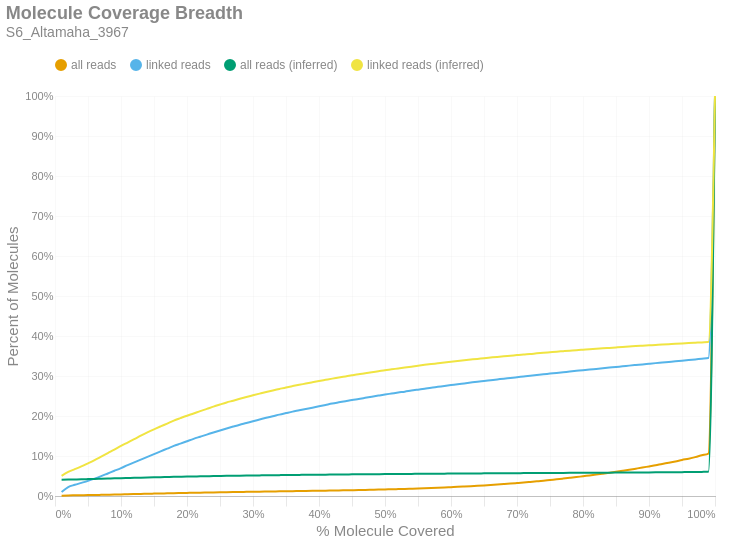

The notebook cell saved with this chart:
### Markdown cell above
### Molecule Read Coverage
This chart shows molecule coverage breadth as computed by the number of bases aligned to that molecule. In other words, "*how much of each unique long molecule is actually sequenced/aligned?*" Keep in mind there is a distinction between sequences and alignments, since some sequences belonging to a particular molecule may not align well and wouldn't appear in the alignment data. This chart also shows molecule coverage breadth as computed by the *inferred fragment* from which the aligned sequences originate. Unlike read coverage, this calculation takes into account the total insert size, including unsequenced gaps between the forward and reverse reads. Like the previous figures, these are cumulative percents.

### Code cell
if SKIPLR:
    print_html(f"Skipped")
else:
    binned_df = consolidated_hist(valids['coverage_bp'], mask, 0.01, True)
    binned_df_inf = consolidated_hist(valids['coverage_inserts'], mask, 0.01, True)
    binned_df = binned_df.with_columns(pl.lit(binned_df_inf['all reads (cumsum)']).alias('all reads (inferred)'))
    binned_df = binned_df.with_columns(pl.lit(binned_df_inf['linked reads (cumsum)']).alias('linked reads (inferred)'))
    binned_df = binned_df.with_columns(
        (pl.col('bin').cast(pl.Float64) + 0.01).alias('right_edge')
    )

    with SafeRender(binned_df):
        (
            density_plot(binned_df, 'Molecule Coverage Breadth', samplename, 'molcov', ['all reads (inferred)','linked reads (inferred)'])
            .encode(
                #x=alt.X('bin:Q', title="% Molecule Covered").axis(format = '%').scale(padding=0),
                x=alt.X('right_edge:Q', title="% Molecule Covered").axis(format='%').scale(padding=0),
                y=alt.Y('value:Q', title='Percent of Molecules')
                    .axis(format='%')
                    .stack(False)
                    .scale(domainMin=0, padding=0),
                color=alt.Color("key:N").scale(domain = ["all reads", "linked reads", "all reads (inferred)", "linked reads (inferred)"]),
                tooltip = [
                    alt.Tooltip("key:N", title = "Data Type"),
                    alt.Tooltip("range_label:N", title="% Molecule Covered"),
                    alt.Tooltip("value:Q", format = ".2%", title="% Molecules")
                ]
            )
        ).display()

### Figure 1 — Vega-Lite specification as saved in the notebook (floating-point values rounded to 4 significant figures)
{"width": "container", "height": 400, "config": {"title": {"anchor": "start", "dy": -15, "fontSize": 18, "color": "#888888", "subtitleColor": "#888888", "subtitleFontSize": 14}, "arc": {"fill": "#0072B2"}, "axis": {"domainColor": "#888888", "domainWidth": 0.5, "gridWidth": 0.2, "grid": false, "titleFontWeight": 400, "titleFontSize": 15, "labelFontSize": 11, "labelColor": "#888888", "tickColor": "#888888", "tickWidth": 0.2, "titleColor": "#888888"}, "axisBand": {"grid": false}, "axisX": {"grid": true, "tickSize": 10, "domainCap": "round"}, "axisY": {"domain": false, "grid": true, "tickSize": 0, "domainCap": "round"}, "background": "transparent", "header": {"labelFontSize": 15, "labelColor": "#888888", "titleFontSize": 15, "titleFontWeight": 600, "titleColor": "#888888"}, "legend": {"labelFont": "sans-serif", "labelFontSize": 12, "labelColor": "#888888", "symbolSize": 100, "symbolType": "circle", "titleFontSize": 12, "titlePadding": 10, "titleColor": "#888888", "title": null, "orient": "top"}, "range": {"category": ["#E69F00", "#56B4E9", "#009E73", "#F0E442", "#0072B2", "#D55E00", "#CC79A7", "#000000"], "diverging": ["#cfe8f3", "#a2d4ec", "#73bfe2", "#46abdb", "#1696d2", "#12719e"]}, "area": {"fill": "#0072B2", "fillOpacity": 0.7, "line": true, "strokeOpacity": 0.7}, "line": {"color": "#0072B2", "stroke": "#0072B2", "strokeWidth": 2}, "trail": {"color": "#0072B2", "stroke": "#0072B2", "strokeWidth": 0, "size": 1}, "point": {"filled": true, "fillOpacity": 1.0, "size": 95}, "text": {"color": "#888888", "fontSize": 11, "align": "right", "fontWeight": 400, "size": 11}, "bar": {"fill": "#0072B2", "stroke": null}, "view": {"stroke": null, "continuousWidth": 660, "continuousHeight": 400}}, "data": {"name": "data-333f52e1abc72b6e5b1254793dcca090"}, "mark": {"type": "line", "interpolate": "monotone", "point": {"opacity": 0, "size": 275}}, "encoding": {"color": {"field": "key", "scale": {"domain": ["all reads", "linked reads", "all reads (inferred)", "linked reads (inferred)"]}, "type": "nominal"}, "tooltip": [{"field": "key", "title": "Data Type", "type": "nominal"}, {"field": "range_label", "title": "% Molecule Covered", "type": "nominal"}, {"field": "value", "format": ".2%", "title": "% Molecules", "type": "quantitative"}], "x": {"axis": {"format": "%"}, "field": "right_edge", "scale": {"padding": 0}, "title": "% Molecule Covered", "type": "quantitative"}, "y": {"axis": {"format": "%"}, "field": "value", "scale": {"domainMin": 0, "padding": 0}, "stack": false, "title": "Percent of Molecules", "type": "quantitative"}}, "params": [{"name": "param_c36ac31b6afebe62", "select": {"type": "point", "fields": ["key"]}, "bind": "legend"}], "title": {"text": "Molecule Coverage Breadth", "subtitle": "S6_Altamaha_3967"}, "transform": [{"fold": ["all reads (cumsum)", "linked reads (cumsum)", "all reads (inferred)", "linked reads (inferred)"]}, {"calculate": "replace(datum.key, ' (cumsum)', '')", "as": "key"}, {"filter": {"param": "param_c36ac31b6afebe62"}}], "usermeta": {"embedOptions": {"downloadFileName": "S6_Altamaha_3967.molcov"}}, "$schema": "https://vega.github.io/schema/vega-lite/v6.1.0.json", "datasets": {"data-333f52e1abc72b6e5b1254793dcca090": [{"bin": "0.0", "interval": "0.0-0.01", "all reads": 0.0006133, "linked reads": 0.01007, "all reads (cumsum)": 0.0006133, "linked reads (cumsum)": 0.01007, "range_label": "0.0-0.01", "all reads (inferred)": 0.04051, "linked reads (inferred)": 0.05046, "right_edge": 0.01}, {"bin": "0.01", "interval": "0.01-0.02", "all reads": 0.0007045, "linked reads": 0.01237, "all reads (cumsum)": 0.001318, "linked reads (cumsum)": 0.02244, "range_label": "0.01-0.02", "all reads (inferred)": 0.04105, "linked reads (inferred)": 0.06042, "right_edge": 0.02}, {"bin": "0.02", "interval": "0.02-0.03", "all reads": 0.0003363, "linked reads": 0.005491, "all reads (cumsum)": 0.001654, "linked reads (cumsum)": 0.02793, "range_label": "0.02-0.03", "all reads (inferred)": 0.04141, "linked reads (inferred)": 0.06703, "right_edge": 0.03}, {"bin": "0.03", "interval": "0.03-0.04", "all reads": 0.0002923, "linked reads": 0.004854, "all reads (cumsum)": 0.001946, "linked reads (cumsum)": 0.03279, "range_label": "0.03-0.04", "all reads (inferred)": 0.04178, "linked reads (inferred)": 0.07389, "right_edge": 0.04}, {"bin": "0.04", "interval": "0.04-0.05", "all reads": 0.0002916, "linked reads": 0.004984, "all reads (cumsum)": 0.002238, "linked reads (cumsum)": 0.03777, "range_label": "0.04-0.05", "all reads (inferred)": 0.04221, "linked reads (inferred)": 0.08165, "right_edge": 0.05}, {"bin": "0.05", "interval": "0.05-0.06", "all reads": 0.0003168, "linked reads": 0.00559, "all reads (cumsum)": 0.002555, "linked reads (cumsum)": 0.04336, "range_label": "0.05-0.06", "all reads (inferred)": 0.04265, "linked reads (inferred)": 0.08969, "right_edge": 0.06}, {"bin": "0.06", "interval": "0.06-0.07", "all reads": 0.0003641, "linked reads": 0.006296, "all reads (cumsum)": 0.002919, "linked reads (cumsum)": 0.04966, "range_label": "0.06-0.07", "all reads (inferred)": 0.04313, "linked reads (inferred)": 0.09852, "right_edge": 0.07}, {"bin": "0.07", "interval": "0.07-0.08", "all reads": 0.0003743, "linked reads": 0.006717, "all reads (cumsum)": 0.003293, "linked reads (cumsum)": 0.05637, "range_label": "0.07-0.08", "all reads (inferred)": 0.0436, "linked reads (inferred)": 0.1073, "right_edge": 0.08}, {"bin": "0.08", "interval": "0.08-0.09", "all reads": 0.0003746, "linked reads": 0.006692, "all reads (cumsum)": 0.003668, "linked reads (cumsum)": 0.06307, "range_label": "0.08-0.09", "all reads (inferred)": 0.04407, "linked reads (inferred)": 0.116, "right_edge": 0.09}, {"bin": "0.09", "interval": "0.09-0.1", "all reads": 0.0003784, "linked reads": 0.006797, "all reads (cumsum)": 0.004046, "linked reads (cumsum)": 0.06986, "range_label": "0.09-0.1", "all reads (inferred)": 0.04456, "linked reads (inferred)": 0.1252, "right_edge": 0.1}, {"bin": "0.1", "interval": "0.1-0.11", "all reads": 0.0004059, "linked reads": 0.007249, "all reads (cumsum)": 0.004452, "linked reads (cumsum)": 0.07711, "range_label": "0.1-0.11", "all reads (inferred)": 0.04501, "linked reads (inferred)": 0.1336, "right_edge": 0.11}, {"bin": "0.11", "interval": "0.11-0.12", "all reads": 0.000388, "linked reads": 0.006934, "all reads (cumsum)": 0.00484, "linked reads (cumsum)": 0.08405, "range_label": "0.11-0.12", "all reads (inferred)": 0.04546, "linked reads (inferred)": 0.142, "right_edge": 0.12}, {"bin": "0.12", "interval": "0.12-0.13", "all reads": 0.0003816, "linked reads": 0.006958, "all reads (cumsum)": 0.005222, "linked reads (cumsum)": 0.091, "range_label": "0.12-0.13", "all reads (inferred)": 0.04593, "linked reads (inferred)": 0.1508, "right_edge": 0.13}, {"bin": "0.13", "interval": "0.13-0.14", "all reads": 0.0003845, "linked reads": 0.006989, "all reads (cumsum)": 0.005606, "linked reads (cumsum)": 0.09799, "range_label": "0.13-0.14", "all reads (inferred)": 0.04636, "linked reads (inferred)": 0.159, "right_edge": 0.14}, {"bin": "0.14", "interval": "0.14-0.15", "all reads": 0.0003771, "linked reads": 0.006748, "all reads (cumsum)": 0.005983, "linked reads (cumsum)": 0.1047, "range_label": "0.14-0.15", "all reads (inferred)": 0.04677, "linked reads (inferred)": 0.1667, "right_edge": 0.15}, {"bin": "0.15", "interval": "0.15-0.16", "all reads": 0.0003781, "linked reads": 0.006878, "all reads (cumsum)": 0.006361, "linked reads (cumsum)": 0.1116, "range_label": "0.15-0.16", "all reads (inferred)": 0.04716, "linked reads (inferred)": 0.174, "right_edge": 0.16}, {"bin": "0.16", "interval": "0.16-0.17", "all reads": 0.0003708, "linked reads": 0.006686, "all reads (cumsum)": 0.006732, "linked reads (cumsum)": 0.1183, "range_label": "0.16-0.17", "all reads (inferred)": 0.04754, "linked reads (inferred)": 0.1811, "right_edge": 0.17}, {"bin": "0.17", "interval": "0.17-0.18", "all reads": 0.0003807, "linked reads": 0.006909, "all reads (cumsum)": 0.007113, "linked reads (cumsum)": 0.1252, "range_label": "0.17-0.18", "all reads (inferred)": 0.04793, "linked reads (inferred)": 0.1884, "right_edge": 0.18}, {"bin": "0.18", "interval": "0.18-0.19", "all reads": 0.0003255, "linked reads": 0.005826, "all reads (cumsum)": 0.007438, "linked reads (cumsum)": 0.131, "range_label": "0.18-0.19", "all reads (inferred)": 0.04826, "linked reads (inferred)": 0.1947, "right_edge": 0.19}, {"bin": "0.19", "interval": "0.19-0.2", "all reads": 0.0003309, "linked reads": 0.005974, "all reads (cumsum)": 0.007769, "linked reads (cumsum)": 0.137, "range_label": "0.19-0.2", "all reads (inferred)": 0.04858, "linked reads (inferred)": 0.2007, "right_edge": 0.2}, {"bin": "0.2", "interval": "0.2-0.21", "all reads": 0.0003277, "linked reads": 0.005912, "all reads (cumsum)": 0.008097, "linked reads (cumsum)": 0.1429, "range_label": "0.2-0.21", "all reads (inferred)": 0.04888, "linked reads (inferred)": 0.2062, "right_edge": 0.21}, {"bin": "0.21", "interval": "0.21-0.22", "all reads": 0.0002945, "linked reads": 0.005306, "all reads (cumsum)": 0.008391, "linked reads (cumsum)": 0.1482, "range_label": "0.21-0.22", "all reads (inferred)": 0.04919, "linked reads (inferred)": 0.2121, "right_edge": 0.22}, {"bin": "0.22", "interval": "0.22-0.23", "all reads": 0.0003006, "linked reads": 0.005312, "all reads (cumsum)": 0.008692, "linked reads (cumsum)": 0.1535, "range_label": "0.22-0.23", "all reads (inferred)": 0.04949, "linked reads (inferred)": 0.2177, "right_edge": 0.23}, {"bin": "0.23", "interval": "0.23-0.24", "all reads": 0.0003054, "linked reads": 0.00533, "all reads (cumsum)": 0.008997, "linked reads (cumsum)": 0.1589, "range_label": "0.23-0.24", "all reads (inferred)": 0.0498, "linked reads (inferred)": 0.2234, "right_edge": 0.24}, {"bin": "0.24", "interval": "0.24-0.25", "all reads": 0.0002868, "linked reads": 0.00507, "all reads (cumsum)": 0.009284, "linked reads (cumsum)": 0.1639, "range_label": "0.24-0.25", "all reads (inferred)": 0.05008, "linked reads (inferred)": 0.2287, "right_edge": 0.25}, {"bin": "0.25", "interval": "0.25-0.26", "all reads": 0.0002744, "linked reads": 0.004922, "all reads (cumsum)": 0.009558, "linked reads (cumsum)": 0.1689, "range_label": "0.25-0.26", "all reads (inferred)": 0.05036, "linked reads (inferred)": 0.2338, "right_edge": 0.26}, {"bin": "0.26", "interval": "0.26-0.27", "all reads": 0.0002712, "linked reads": 0.004755, "all reads (cumsum)": 0.00983, "linked reads (cumsum)": 0.1736, "range_label": "0.26-0.27", "all reads (inferred)": 0.0506, "linked reads (inferred)": 0.2383, "right_edge": 0.27}, {"bin": "0.27", "interval": "0.27-0.28", "all reads": 0.000268, "linked reads": 0.004643, "all reads (cumsum)": 0.0101, "linked reads (cumsum)": 0.1783, "range_label": "0.27-0.28", "all reads (inferred)": 0.05085, "linked reads (inferred)": 0.243, "right_edge": 0.28}, {"bin": "0.28", "interval": "0.28-0.29", "all reads": 0.0002556, "linked reads": 0.004309, "all reads (cumsum)": 0.01035, "linked reads (cumsum)": 0.1826, "range_label": "0.28-0.29", "all reads (inferred)": 0.05109, "linked reads (inferred)": 0.2475, "right_edge": 0.29}, {"bin": "0.29", "interval": "0.29-0.3", "all reads": 0.00026, "linked reads": 0.004476, "all reads (cumsum)": 0.01061, "linked reads (cumsum)": 0.187, "range_label": "0.29-0.3", "all reads (inferred)": 0.05132, "linked reads (inferred)": 0.2517, "right_edge": 0.3}, {"bin": "0.3", "interval": "0.3-0.31", "all reads": 0.0002543, "linked reads": 0.00416, "all reads (cumsum)": 0.01087, "linked reads (cumsum)": 0.1912, "range_label": "0.3-0.31", "all reads (inferred)": 0.05155, "linked reads (inferred)": 0.256, "right_edge": 0.31}, {"bin": "0.31", "interval": "0.31-0.32", "all reads": 0.0002508, "linked reads": 0.004235, "all reads (cumsum)": 0.01112, "linked reads (cumsum)": 0.1954, "range_label": "0.31-0.32", "all reads (inferred)": 0.05178, "linked reads (inferred)": 0.2601, "right_edge": 0.32}, {"bin": "0.32", "interval": "0.32-0.33", "all reads": 0.0002502, "linked reads": 0.003919, "all reads (cumsum)": 0.01137, "linked reads (cumsum)": 0.1994, "range_label": "0.32-0.33", "all reads (inferred)": 0.05198, "linked reads (inferred)": 0.2639, "right_edge": 0.33}, {"bin": "0.33", "interval": "0.33-0.34", "all reads": 0.0002575, "linked reads": 0.004111, "all reads (cumsum)": 0.01163, "linked reads (cumsum)": 0.2035, "range_label": "0.33-0.34", "all reads (inferred)": 0.05218, "linked reads (inferred)": 0.2676, "right_edge": 0.34}, {"bin": "0.34", "interval": "0.34-0.35", "all reads": 0.0002399, "linked reads": 0.003783, "all reads (cumsum)": 0.01187, "linked reads (cumsum)": 0.2073, "range_label": "0.34-0.35", "all reads (inferred)": 0.05239, "linked reads (inferred)": 0.2713, "right_edge": 0.35}, {"bin": "0.35", "interval": "0.35-0.36", "all reads": 0.000247, "linked reads": 0.003721, "all reads (cumsum)": 0.01211, "linked reads (cumsum)": 0.211, "range_label": "0.35-0.36", "all reads (inferred)": 0.05257, "linked reads (inferred)": 0.2747, "right_edge": 0.36}, {"bin": "0.36", "interval": "0.36-0.37", "all reads": 0.0002281, "linked reads": 0.003182, "all reads (cumsum)": 0.01234, "linked reads (cumsum)": 0.2142, "range_label": "0.36-0.37", "all reads (inferred)": 0.05275, "linked reads (inferred)": 0.278, "right_edge": 0.37}, {"bin": "0.37", "interval": "0.37-0.38", "all reads": 0.0002435, "linked reads": 0.003324, "all reads (cumsum)": 0.01258, "linked reads (cumsum)": 0.2175, "range_label": "0.37-0.38", "all reads (inferred)": 0.05292, "linked reads (inferred)": 0.2811, "right_edge": 0.38}, {"bin": "0.38", "interval": "0.38-0.39", "all reads": 0.0002572, "linked reads": 0.003399, "all reads (cumsum)": 0.01284, "linked reads (cumsum)": 0.2209, "range_label": "0.38-0.39", "all reads (inferred)": 0.05309, "linked reads (inferred)": 0.2843, "right_edge": 0.39}, {"bin": "0.39", "interval": "0.39-0.4", "all reads": 0.0002683, "linked reads": 0.003442, "all reads (cumsum)": 0.01311, "linked reads (cumsum)": 0.2243, "range_label": "0.39-0.4", "all reads (inferred)": 0.05327, "linked reads (inferred)": 0.2875, "right_edge": 0.4}, {"bin": "0.4", "interval": "0.4-0.41", "all reads": 0.0002728, "linked reads": 0.003393, "all reads (cumsum)": 0.01338, "linked reads (cumsum)": 0.2277, "range_label": "0.4-0.41", "all reads (inferred)": 0.05343, "linked reads (inferred)": 0.2905, "right_edge": 0.41}, {"bin": "0.41", "interval": "0.41-0.42", "all reads": 0.0002971, "linked reads": 0.003405, "all reads (cumsum)": 0.01368, "linked reads (cumsum)": 0.2311, "range_label": "0.41-0.42", "all reads (inferred)": 0.05359, "linked reads (inferred)": 0.2934, "right_edge": 0.42}, {"bin": "0.42", "interval": "0.42-0.43", "all reads": 0.0002833, "linked reads": 0.003003, "all reads (cumsum)": 0.01396, "linked reads (cumsum)": 0.2341, "range_label": "0.42-0.43", "all reads (inferred)": 0.05374, "linked reads (inferred)": 0.2961, "right_edge": 0.43}, {"bin": "0.43", "interval": "0.43-0.44", "all reads": 0.0002961, "linked reads": 0.002947, "all reads (cumsum)": 0.01426, "linked reads (cumsum)": 0.2371, "range_label": "0.43-0.44", "all reads (inferred)": 0.0539, "linked reads (inferred)": 0.2989, "right_edge": 0.44}, {"bin": "0.44", "interval": "0.44-0.45", "all reads": 0.0003127, "linked reads": 0.003033, "all reads (cumsum)": 0.01457, "linked reads (cumsum)": 0.2401, "range_label": "0.44-0.45", "all reads (inferred)": 0.05406, "linked reads (inferred)": 0.3018, "right_edge": 0.45}, {"bin": "0.45", "interval": "0.45-0.46", "all reads": 0.0003226, "linked reads": 0.002532, "all reads (cumsum)": 0.01489, "linked reads (cumsum)": 0.2426, "range_label": "0.45-0.46", "all reads (inferred)": 0.05422, "linked reads (inferred)": 0.3045, "right_edge": 0.46}, {"bin": "0.46", "interval": "0.46-0.47", "all reads": 0.0003337, "linked reads": 0.002786, "all reads (cumsum)": 0.01523, "linked reads (cumsum)": 0.2454, "range_label": "0.46-0.47", "all reads (inferred)": 0.05435, "linked reads (inferred)": 0.3069, "right_edge": 0.47}, {"bin": "0.47", "interval": "0.47-0.48", "all reads": 0.0003657, "linked reads": 0.002817, "all reads (cumsum)": 0.01559, "linked reads (cumsum)": 0.2482, "range_label": "0.47-0.48", "all reads (inferred)": 0.0545, "linked reads (inferred)": 0.3096, "right_edge": 0.48}, {"bin": "0.48", "interval": "0.48-0.49", "all reads": 0.000374, "linked reads": 0.00278, "all reads (cumsum)": 0.01597, "linked reads (cumsum)": 0.251, "range_label": "0.48-0.49", "all reads (inferred)": 0.05463, "linked reads (inferred)": 0.312, "right_edge": 0.49}, {"bin": "0.49", "interval": "0.49-0.5", "all reads": 0.0004327, "linked reads": 0.002705, "all reads (cumsum)": 0.0164, "linked reads (cumsum)": 0.2537, "range_label": "0.49-0.5", "all reads (inferred)": 0.05478, "linked reads (inferred)": 0.3145, "right_edge": 0.5}, {"bin": "0.5", "interval": "0.5-0.51", "all reads": 0.0003752, "linked reads": 0.002476, "all reads (cumsum)": 0.01678, "linked reads (cumsum)": 0.2562, "range_label": "0.5-0.51", "all reads (inferred)": 0.0549, "linked reads (inferred)": 0.3166, "right_edge": 0.51}, {"bin": "0.51", "interval": "0.51-0.52", "all reads": 0.0004537, "linked reads": 0.002501, "all reads (cumsum)": 0.01723, "linked reads (cumsum)": 0.2587, "range_label": "0.51-0.52", "all reads (inferred)": 0.05503, "linked reads (inferred)": 0.3189, "right_edge": 0.52}, {"bin": "0.52", "interval": "0.52-0.53", "all reads": 0.0004505, "linked reads": 0.002204, "all reads (cumsum)": 0.01768, "linked reads (cumsum)": 0.2609, "range_label": "0.52-0.53", "all reads (inferred)": 0.05516, "linked reads (inferred)": 0.321, "right_edge": 0.53}, {"bin": "0.53", "interval": "0.53-0.54", "all reads": 0.0005338, "linked reads": 0.002625, "all reads (cumsum)": 0.01821, "linked reads (cumsum)": 0.2635, "range_label": "0.53-0.54", "all reads (inferred)": 0.0553, "linked reads (inferred)": 0.3233, "right_edge": 0.54}, {"bin": "0.54", "interval": "0.54-0.55", "all reads": 0.0005501, "linked reads": 0.002365, "all reads (cumsum)": 0.01876, "linked reads (cumsum)": 0.2659, "range_label": "0.54-0.55", "all reads (inferred)": 0.05543, "linked reads (inferred)": 0.3256, "right_edge": 0.55}, {"bin": "0.55", "interval": "0.55-0.56", "all reads": 0.0005842, "linked reads": 0.002297, "all reads (cumsum)": 0.01935, "linked reads (cumsum)": 0.2682, "range_label": "0.55-0.56", "all reads (inferred)": 0.05557, "linked reads (inferred)": 0.3279, "right_edge": 0.56}, {"bin": "0.56", "interval": "0.56-0.57", "all reads": 0.0006241, "linked reads": 0.002563, "all reads (cumsum)": 0.01997, "linked reads (cumsum)": 0.2708, "range_label": "0.56-0.57", "all reads (inferred)": 0.05568, "linked reads (inferred)": 0.3298, "right_edge": 0.57}, {"bin": "0.57", "interval": "0.57-0.58", "all reads": 0.0006499, "linked reads": 0.002154, "all reads (cumsum)": 0.02062, "linked reads (cumsum)": 0.2729, "range_label": "0.57-0.58", "all reads (inferred)": 0.05579, "linked reads (inferred)": 0.3317, "right_edge": 0.58}, {"bin": "0.58", "interval": "0.58-0.59", "all reads": 0.0006892, "linked reads": 0.002284, "all reads (cumsum)": 0.02131, "linked reads (cumsum)": 0.2752, "range_label": "0.58-0.59", "all reads (inferred)": 0.05591, "linked reads (inferred)": 0.3336, "right_edge": 0.59}, {"bin": "0.59", "interval": "0.59-0.6", "all reads": 0.0007677, "linked reads": 0.002105, "all reads (cumsum)": 0.02208, "linked reads (cumsum)": 0.2773, "range_label": "0.59-0.6", "all reads (inferred)": 0.05603, "linked reads (inferred)": 0.3356, "right_edge": 0.6}, {"bin": "0.6", "interval": "0.6-0.61", "all reads": 0.0007562, "linked reads": 0.001962, "all reads (cumsum)": 0.02284, "linked reads (cumsum)": 0.2793, "range_label": "0.6-0.61", "all reads (inferred)": 0.05616, "linked reads (inferred)": 0.3377, "right_edge": 0.61}, {"bin": "0.61", "interval": "0.61-0.62", "all reads": 0.0008554, "linked reads": 0.002241, "all reads (cumsum)": 0.02369, "linked reads (cumsum)": 0.2815, "range_label": "0.61-0.62", "all reads (inferred)": 0.05627, "linked reads (inferred)": 0.3395, "right_edge": 0.62}, {"bin": "0.62", "interval": "0.62-0.63", "all reads": 0.0008953, "linked reads": 0.002179, "all reads (cumsum)": 0.02459, "linked reads (cumsum)": 0.2837, "range_label": "0.62-0.63", "all reads (inferred)": 0.05637, "linked reads (inferred)": 0.3411, "right_edge": 0.63}, {"bin": "0.63", "interval": "0.63-0.64", "all reads": 0.0009444, "linked reads": 0.002117, "all reads (cumsum)": 0.02553, "linked reads (cumsum)": 0.2858, "range_label": "0.63-0.64", "all reads (inferred)": 0.05647, "linked reads (inferred)": 0.3428, "right_edge": 0.64}, {"bin": "0.64", "interval": "0.64-0.65", "all reads": 0.000992, "linked reads": 0.001832, "all reads (cumsum)": 0.02652, "linked reads (cumsum)": 0.2876, "range_label": "0.64-0.65", "all reads (inferred)": 0.05659, "linked reads (inferred)": 0.3446, "right_edge": 0.65}, {"bin": "0.65", "interval": "0.65-0.66", "all reads": 0.001066, "linked reads": 0.001888, "all reads (cumsum)": 0.02759, "linked reads (cumsum)": 0.2895, "range_label": "0.65-0.66", "all reads (inferred)": 0.05669, "linked reads (inferred)": 0.3462, "right_edge": 0.66}, {"bin": "0.66", "interval": "0.66-0.67", "all reads": 0.001107, "linked reads": 0.001876, "all reads (cumsum)": 0.0287, "linked reads (cumsum)": 0.2914, "range_label": "0.66-0.67", "all reads (inferred)": 0.05679, "linked reads (inferred)": 0.3477, "right_edge": 0.67}, {"bin": "0.67", "interval": "0.67-0.68", "all reads": 0.001171, "linked reads": 0.001944, "all reads (cumsum)": 0.02987, "linked reads (cumsum)": 0.2933, "range_label": "0.67-0.68", "all reads (inferred)": 0.0569, "linked reads (inferred)": 0.3493, "right_edge": 0.68}, {"bin": "0.68", "interval": "0.68-0.69", "all reads": 0.001216, "linked reads": 0.001733, "all reads (cumsum)": 0.03108, "linked reads (cumsum)": 0.2951, "range_label": "0.68-0.69", "all reads (inferred)": 0.057, "linked reads (inferred)": 0.3508, "right_edge": 0.69}, {"bin": "0.69", "interval": "0.69-0.7", "all reads": 0.001321, "linked reads": 0.001857, "all reads (cumsum)": 0.0324, "linked reads (cumsum)": 0.2969, "range_label": "0.69-0.7", "all reads (inferred)": 0.0571, "linked reads (inferred)": 0.3523, "right_edge": 0.7}, {"bin": "0.7", "interval": "0.7-0.71", "all reads": 0.001353, "linked reads": 0.001876, "all reads (cumsum)": 0.03376, "linked reads (cumsum)": 0.2988, "range_label": "0.7-0.71", "all reads (inferred)": 0.05719, "linked reads (inferred)": 0.3538, "right_edge": 0.71}, {"bin": "0.71", "interval": "0.71-0.72", "all reads": 0.001468, "linked reads": 0.001863, "all reads (cumsum)": 0.03522, "linked reads (cumsum)": 0.3007, "range_label": "0.71-0.72", "all reads (inferred)": 0.05728, "linked reads (inferred)": 0.355, "right_edge": 0.72}, {"bin": "0.72", "interval": "0.72-0.73", "all reads": 0.001498, "linked reads": 0.001795, "all reads (cumsum)": 0.03672, "linked reads (cumsum)": 0.3025, "range_label": "0.72-0.73", "all reads (inferred)": 0.05739, "linked reads (inferred)": 0.3567, "right_edge": 0.73}, {"bin": "0.73", "interval": "0.73-0.74", "all reads": 0.001546, "linked reads": 0.001802, "all reads (cumsum)": 0.03827, "linked reads (cumsum)": 0.3043, "range_label": "0.73-0.74", "all reads (inferred)": 0.05749, "linked reads (inferred)": 0.3581, "right_edge": 0.74}, {"bin": "0.74", "interval": "0.74-0.75", "all reads": 0.00176, "linked reads": 0.001727, "all reads (cumsum)": 0.04003, "linked reads (cumsum)": 0.306, "range_label": "0.74-0.75", "all reads (inferred)": 0.05758, "linked reads (inferred)": 0.3594, "right_edge": 0.75}, {"bin": "0.75", "interval": "0.75-0.76", "all reads": 0.001682, "linked reads": 0.001764, "all reads (cumsum)": 0.04171, "linked reads (cumsum)": 0.3078, "range_label": "0.75-0.76", "all reads (inferred)": 0.05768, "linked reads (inferred)": 0.3608, "right_edge": 0.76}, {"bin": "0.76", "interval": "0.76-0.77", "all reads": 0.001795, "linked reads": 0.001715, "all reads (cumsum)": 0.0435, "linked reads (cumsum)": 0.3095, "range_label": "0.76-0.77", "all reads (inferred)": 0.05777, "linked reads (inferred)": 0.362, "right_edge": 0.77}, {"bin": "0.77", "interval": "0.77-0.78", "all reads": 0.001842, "linked reads": 0.001665, "all reads (cumsum)": 0.04535, "linked reads (cumsum)": 0.3111, "range_label": "0.77-0.78", "all reads (inferred)": 0.05787, "linked reads (inferred)": 0.3633, "right_edge": 0.78}, {"bin": "0.78", "interval": "0.78-0.79", "all reads": 0.001919, "linked reads": 0.00174, "all reads (cumsum)": 0.04727, "linked reads (cumsum)": 0.3129, "range_label": "0.78-0.79", "all reads (inferred)": 0.05797, "linked reads (inferred)": 0.3646, "right_edge": 0.79}, {"bin": "0.79", "interval": "0.79-0.8", "all reads": 0.002116, "linked reads": 0.001783, "all reads (cumsum)": 0.04938, "linked reads (cumsum)": 0.3147, "range_label": "0.79-0.8", "all reads (inferred)": 0.05806, "linked reads (inferred)": 0.3657, "right_edge": 0.8}, {"bin": "0.8", "interval": "0.8-0.81", "all reads": 0.002008, "linked reads": 0.001641, "all reads (cumsum)": 0.05139, "linked reads (cumsum)": 0.3163, "range_label": "0.8-0.81", "all reads (inferred)": 0.05815, "linked reads (inferred)": 0.3668, "right_edge": 0.81}, {"bin": "0.81", "interval": "0.81-0.82", "all reads": 0.002112, "linked reads": 0.00148, "all reads (cumsum)": 0.0535, "linked reads (cumsum)": 0.3178, "range_label": "0.81-0.82", "all reads (inferred)": 0.05825, "linked reads (inferred)": 0.368, "right_edge": 0.82}, {"bin": "0.82", "interval": "0.82-0.83", "all reads": 0.002288, "linked reads": 0.001554, "all reads (cumsum)": 0.05579, "linked reads (cumsum)": 0.3193, "range_label": "0.82-0.83", "all reads (inferred)": 0.05834, "linked reads (inferred)": 0.3691, "right_edge": 0.83}, {"bin": "0.83", "interval": "0.83-0.84", "all reads": 0.002358, "linked reads": 0.001622, "all reads (cumsum)": 0.05815, "linked reads (cumsum)": 0.321, "range_label": "0.83-0.84", "all reads (inferred)": 0.05844, "linked reads (inferred)": 0.3703, "right_edge": 0.84}, {"bin": "0.84", "interval": "0.84-0.85", "all reads": 0.002426, "linked reads": 0.001684, "all reads (cumsum)": 0.06057, "linked reads (cumsum)": 0.3226, "range_label": "0.84-0.85", "all reads (inferred)": 0.05854, "linked reads (inferred)": 0.3714, "right_edge": 0.85}, {"bin": "0.85", "interval": "0.85-0.86", "all reads": 0.002515, "linked reads": 0.001548, "all reads (cumsum)": 0.06309, "linked reads (cumsum)": 0.3242, "range_label": "0.85-0.86", "all reads (inferred)": 0.05863, "linked reads (inferred)": 0.3726, "right_edge": 0.86}, {"bin": "0.86", "interval": "0.86-0.87", "all reads": 0.002573, "linked reads": 0.00174, "all reads (cumsum)": 0.06566, "linked reads (cumsum)": 0.3259, "range_label": "0.86-0.87", "all reads (inferred)": 0.05873, "linked reads (inferred)": 0.3736, "right_edge": 0.87}, {"bin": "0.87", "interval": "0.87-0.88", "all reads": 0.002703, "linked reads": 0.001566, "all reads (cumsum)": 0.06836, "linked reads (cumsum)": 0.3275, "range_label": "0.87-0.88", "all reads (inferred)": 0.05883, "linked reads (inferred)": 0.3748, "right_edge": 0.88}, {"bin": "0.88", "interval": "0.88-0.89", "all reads": 0.002734, "linked reads": 0.001504, "all reads (cumsum)": 0.0711, "linked reads (cumsum)": 0.329, "range_label": "0.88-0.89", "all reads (inferred)": 0.05892, "linked reads (inferred)": 0.3758, "right_edge": 0.89}, {"bin": "0.89", "interval": "0.89-0.9", "all reads": 0.002898, "linked reads": 0.001603, "all reads (cumsum)": 0.074, "linked reads (cumsum)": 0.3306, "range_label": "0.89-0.9", "all reads (inferred)": 0.05902, "linked reads (inferred)": 0.3767, "right_edge": 0.9}, {"bin": "0.9", "interval": "0.9-0.91", "all reads": 0.002843, "linked reads": 0.001579, "all reads (cumsum)": 0.07684, "linked reads (cumsum)": 0.3322, "range_label": "0.9-0.91", "all reads (inferred)": 0.05913, "linked reads (inferred)": 0.3776, "right_edge": 0.91}, {"bin": "0.91", "interval": "0.91-0.92", "all reads": 0.003263, "linked reads": 0.001511, "all reads (cumsum)": 0.0801, "linked reads (cumsum)": 0.3337, "range_label": "0.91-0.92", "all reads (inferred)": 0.05925, "linked reads (inferred)": 0.3786, "right_edge": 0.92}, {"bin": "0.92", "interval": "0.92-0.93", "all reads": 0.002986, "linked reads": 0.001529, "all reads (cumsum)": 0.08309, "linked reads (cumsum)": 0.3352, "range_label": "0.92-0.93", "all reads (inferred)": 0.05937, "linked reads (inferred)": 0.3795, "right_edge": 0.93}, {"bin": "0.93", "interval": "0.93-0.94", "all reads": 0.003233, "linked reads": 0.001554, "all reads (cumsum)": 0.08632, "linked reads (cumsum)": 0.3368, "range_label": "0.93-0.94", "all reads (inferred)": 0.05951, "linked reads (inferred)": 0.3806, "right_edge": 0.94}, {"bin": "0.94", "interval": "0.94-0.95", "all reads": 0.003733, "linked reads": 0.001393, "all reads (cumsum)": 0.09005, "linked reads (cumsum)": 0.3382, "range_label": "0.94-0.95", "all reads (inferred)": 0.05964, "linked reads (inferred)": 0.3814, "right_edge": 0.95}, {"bin": "0.95", "interval": "0.95-0.96", "all reads": 0.003254, "linked reads": 0.001579, "all reads (cumsum)": 0.09331, "linked reads (cumsum)": 0.3397, "range_label": "0.95-0.96", "all reads (inferred)": 0.05981, "linked reads (inferred)": 0.3823, "right_edge": 0.96}, {"bin": "0.96", "interval": "0.96-0.97", "all reads": 0.003828, "linked reads": 0.001777, "all reads (cumsum)": 0.09714, "linked reads (cumsum)": 0.3415, "range_label": "0.96-0.97", "all reads (inferred)": 0.05997, "linked reads (inferred)": 0.3831, "right_edge": 0.97}, {"bin": "0.97", "interval": "0.97-0.98", "all reads": 0.004594, "linked reads": 0.001628, "all reads (cumsum)": 0.1017, "linked reads (cumsum)": 0.3431, "range_label": "0.97-0.98", "all reads (inferred)": 0.06028, "linked reads (inferred)": 0.3841, "right_edge": 0.98}, {"bin": "0.98", "interval": "0.98-0.99", "all reads": 0.004334, "linked reads": 0.001777, "all reads (cumsum)": 0.1061, "linked reads (cumsum)": 0.3449, "range_label": "0.98-0.99", "all reads (inferred)": 0.06075, "linked reads (inferred)": 0.3848, "right_edge": 0.99}, {"bin": "0.99", "interval": "0.99-1.0", "all reads": 0.8939, "linked reads": 0.6551, "all reads (cumsum)": 1.0, "linked reads (cumsum)": 1.0, "range_label": "0.99-1.0", "all reads (inferred)": 1.0, "linked reads (inferred)": 1.0, "right_edge": 1.0}]}}
